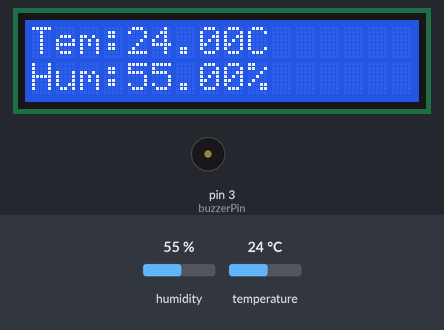
Bench run of a sketch on a simulated Arduino Uno, built with avr-gcc and run on an emulated ATmega328P. Shown: 16×2 character LCD, buzzer (waves = sounding). The test bench sets the inputs (shaded band); at power-on: humidity 55 %, temperature 24 °C. What the sketch prints to the serial monitor is not drawn.

Above: at 1.2 s.
1.3 s: humidity set to 41 %
At 2.2 s:
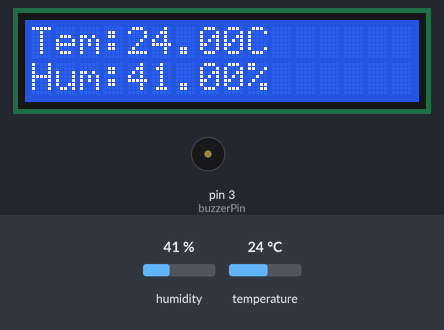
4.3 s: humidity set to 38 %
At 4.8 s:
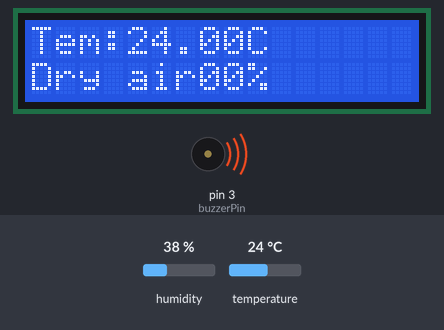
7.3 s: temperature set to 28 °C
At 8.3 s:
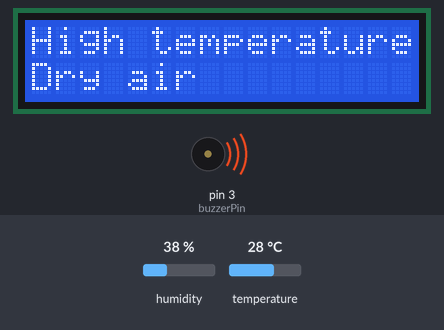
8.9 s: temperature set to 33 °C
At 9.6 s:
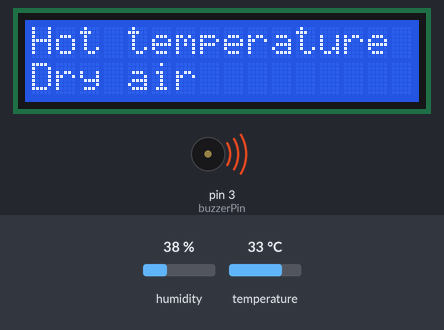
10.5 s: humidity set to 40 %
At 11.3 s:
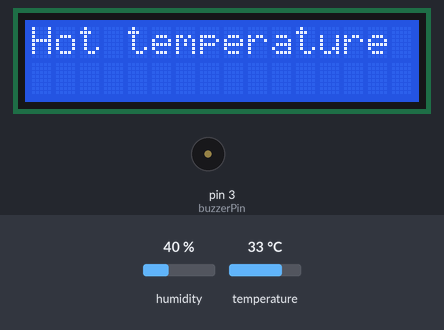
12.0 s: temperature set to 29 °C
At 12.5 s:
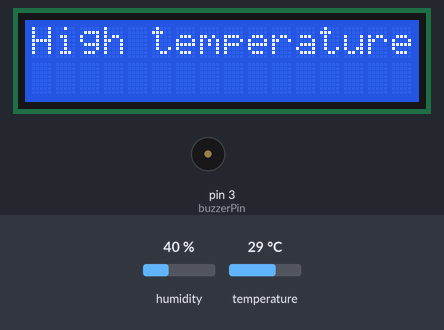
Timing chart, 0 to 15.0 s (numbered marks = the images above; inputs shaded):
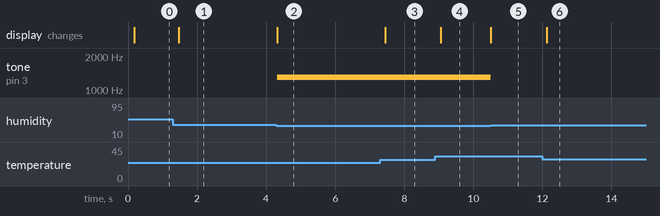

The sketch:

L_14_Weather_reminder.ino
```cpp
/*******************DHT20*******************/
#include "DHT20.h"
DHT20 DHT(&Wire);
#define BUZZER_PIN 3
uint8_t count_DHT20 = 0;
/*******************LCD函数*******************/
#include "Adafruit_LiquidCrystal.h"
Adafruit_LiquidCrystal lcd(1);

String NULL_TXT = "                ";
void LCD_print(String txt1, String txt2)
{
  lcd.setCursor(0, 0);
  lcd.print("                ");
  lcd.setCursor(0, 1);
  lcd.print("                ");

  lcd.setCursor(0, 0);
  lcd.print(txt1);
  lcd.setCursor(0, 1);
  lcd.print(txt2);

}
int LedPin = 10;
int buzzerPin = 3;
void setup() {
  // put your setup code here, to run once:
  Serial.begin(115200);   // 初始化串口
  while (!lcd.begin(16, 2)) {
    Serial.println("Could not init backpack. Check wiring.");
    delay(50);
  }
  Serial.println("Backpack init'd.");
  Wire.begin();
  DHT.begin();
}

void loop() {
  // put your main code here, to run repeatedly:
  //  LCD_print("Tem:", "Hum:");
  bool LED_State = true;
  while (1)
  {
    if (millis() - DHT.lastRead() >= 1000) {
      //  READ DATA
      uint32_t start = micros();
      int status = DHT.read();
      uint32_t stop = micros();

      if ((count_DHT20 % 10) == 0) {
        count_DHT20 = 0;
        Serial.println();
        Serial.println("Type\tHumidity (%)\tTemp (°C)");
        //\tTime (µs)\tStatus
      }
      count_DHT20++;

      Serial.print("DHT20 \t");
      //  DISPLAY DATA, sensor has only one decimal.
      Serial.print(DHT.getHumidity(), 1);
      Serial.print("\t");
      Serial.print(DHT.getTemperature(), 1);

      Serial.print("\n");

      String TemValue = "Tem:" + String(DHT.getTemperature()) + "C";
      String HumValue = "Hum:" + String(DHT.getHumidity()) + "%";
      int value1 = DHT.getHumidity();
      int value2 = DHT.getTemperature();
      Serial.println(value1);
      Serial.println(value2);

      if (value2 > 25 && value2 <= 30)
      {
        LCD_print("High temperature", " ");
        digitalWrite(LedPin, HIGH);
      }
      else if (value2 > 30)
      {
        LCD_print("Hot temperature", " ");
        LED_State = !LED_State ;
        digitalWrite(LedPin, LED_State);
      }
      else
      {
        LCD_print(TemValue, HumValue);
        digitalWrite(LedPin, LOW);
      }
      if (DHT.getHumidity() < 40 )
      {
        lcd.setCursor(0, 1);
        lcd.print("Dry air");
        tone(buzzerPin, 1300);
      } else
      {
        noTone(buzzerPin);
      }

      //      lcd.setCursor(4, 0);
      //      lcd.print(String(DHT.getHumidity()));
      //      lcd.setCursor(4, 1);
      //      lcd.print(String(DHT.getTemperature()));
    }

    delay(10);

  }
}
```

Measured:
- the behaviour switches between 40 and 39 % on humidity (found by bisection; images 1 and 2)
- after the input at 1.3 s, the display: changes after 0.17 s (image 1)
- after the input at 4.3 s, tone on pin 3 (buzzerPin): silent → 1300 Hz at once; the display: changes at once (image 2)
- after the input at 7.3 s, the display: changes after 0.15 s (image 3)
- after the input at 8.9 s, the display: changes after 0.15 s (image 4)
- after the input at 10.5 s, tone on pin 3 (buzzerPin): 1300 Hz → silent at once; the display: changes at once (image 5)
- after the input at 12.0 s, the display: changes after 0.13 s (image 6)
